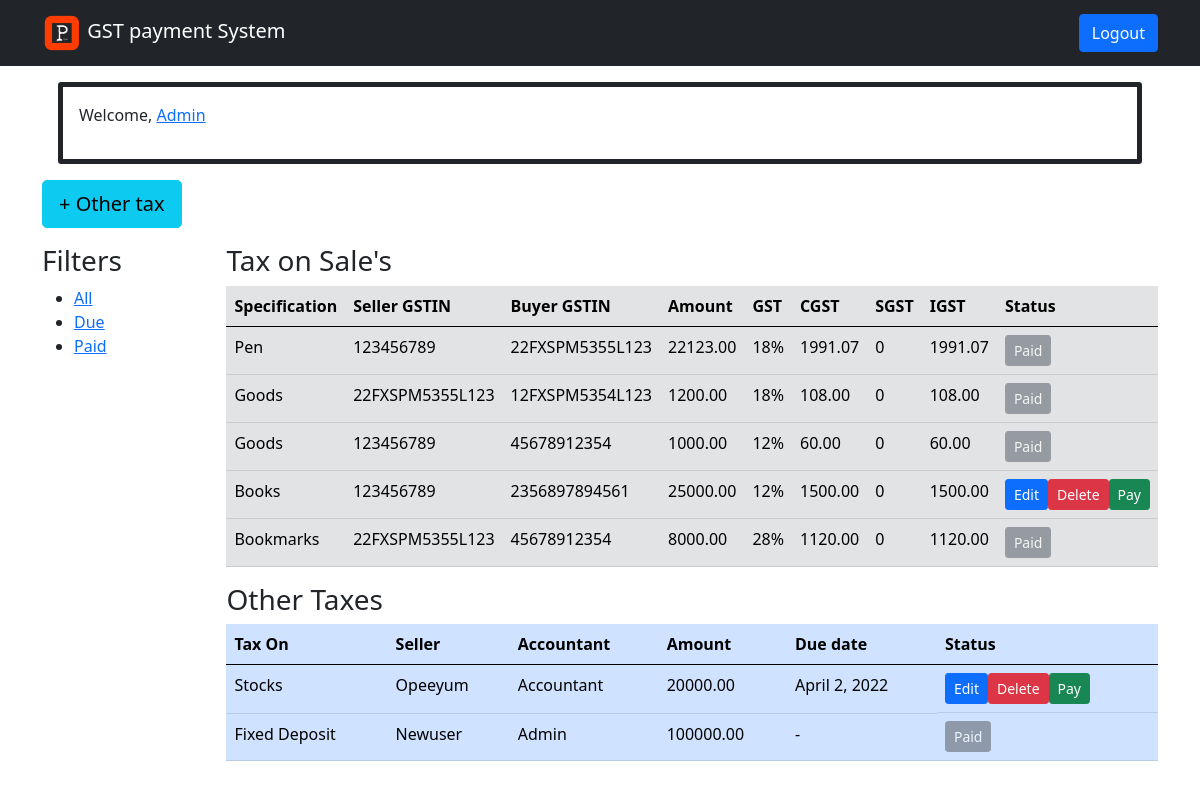
Screenshot of / (signed in) with the database file from the repository.
### users/models.py (models this page shows)
class CustomUser(AbstractUser):
    USER_TYPE = (
        ('TP', 'Tax Payer'),
        ('TA', 'Tax Accountant'),
    )
    user_type = models.CharField("Role", max_length=2, choices=USER_TYPE, default='TP')
    gst_num = models.CharField("GSTIN", max_length=15)

### gstrepayment/models.py (models this page shows, shortened)
class Entry(models.Model):
    seller = models.ForeignKey(CustomUser, on_delete = models.CASCADE, verbose_name = "Seller")
    sale_item = models.CharField("Sale Item", max_length=100, default="Goods")
    buyer = models.CharField("Buyer GSTIN", max_length=15)
    amount = models.DecimalField("Amt. with GST", decimal_places=2, max_digits=10)
    is_paid = models.BooleanField(default=False)
    today_date = now().replace(hour=0, minute=0, second=0, microsecond=0)
    due_date = models.DateField(default = today_date+timedelta(days=10))
    class GST_SLAB(models.IntegerChoices):
        TWO = 5
        THREE = 12
        FOUR = 18
        FIVE = 28
    gst_percent = models.IntegerField("GST Slab",choices= GST_SLAB.choices, default=18)
    @property
    def cgst(self):
        return (self.amount * self.gst_percent / 200)
    @property
    def igst(self):
        if self.seller.gst_num[:2] == self.buyer[:2]:
            return 0
        else:
            return (self.amount * self.gst_percent / 200)
    @property
    def sgst(self):
        if self.seller.gst_num[:2] == self.buyer[:2]:
            return (self.amount * self.gst_percent / 200)
        else:
            return 0

class OtherTaxes(models.Model):
    accountant = models.ForeignKey(CustomUser, on_delete=models.SET_NULL, null=True, related_name="Accountant")
    tax_name = models.CharField('Tax Name', max_length=100, null=True)
    tax_payer = models.ForeignKey(CustomUser, on_delete=models.CASCADE, related_name="taxPayer")
    amount = models.DecimalField("Amount", decimal_places=2, max_digits=10)
    is_paid = models.BooleanField(default = False)
    today_date = now().replace(hour=0, minute=0, second=0, microsecond=0)
    due_date = models.DateField(default = today_date+timedelta(days=10))

### gstrepayment/views.py (the view)
# urls.py: path("", views.home_page, name='home'),
def home_page(request):
    context = {"q": None, "entries": None, "other_entries": None,}
    if request.user.is_authenticated:
        if request.user.is_superuser or request.user.user_type == 'TA':
            entry_list = Entry.objects.all()
            other_tax_list = OtherTaxes.objects.all()
        else:
            entry_list = Entry.objects.filter(seller__id = request.user.id).all()
            other_tax_list = OtherTaxes.objects.filter(tax_payer__id = request.user.id).all()
        context["other_entries"] = other_tax_list
        context["entries"] = entry_list
    return render(request, 'gstrepayment/home.html', context)

### gstrepayment/templates/gstrepayment/home.html (shortened to what this page needs)
{% extends 'main.html' %}
{% block content %}
{% if request.user.is_authenticated %}
<div class="border border-dark border-5 rounded-1 m-3 p-3">
  <p>Welcome, <a href="{% url 'edit_user' request.user.id%}">{{request.user.username | title}}</a></p>
</div>
<div class="d-flex justify-content-sm-between">
    {% if request.user.user_type  == "TA" or request.user.is_superuser %}
    <a href="{% url 'add_other_tax' %}" class="btn btn-info btn-lg mb-3"> + Other tax</a>
    {% else%}
    <a href="{% url 'add_entry' %}" class="btn btn-info btn-lg mb-3"> + Sales Entry</a>
    {% endif %}
</div>
<div class="entry-container">
    <div>
        {% include 'gstrepayment/filter.html' %}
    </div>
    <div>
        {% include 'gstrepayment/show_entry.html' %}
    </div>
</div>
{% endif %}
{% endblock content %}

### gstrepayment/templates/gstrepayment/show_entry.html
<h3>Tax on Sale's</h3>
<table class="table table-secondary table-hover ">
    <thead>
        <tr>
            <th>Specification</th>
            <th>Seller GSTIN</th>
            <th>Buyer GSTIN</th>
            <th>Amount</th>
            <th>GST</th>
            <th>CGST</th>
            <th>SGST</th>
            <th>IGST</th>
            <th>Status</th>
        </tr>
    </thead>
    <tbody>
        {% for entry in entries %}
            <tr>
                <td>{{entry.sale_item | capfirst}}</td>
                <td>{{entry.seller.gst_num}}</td>
                <td>{{entry.buyer | upper}}</td>
                <td>{{entry.amount}}</td>
                <td>{{entry.gst_percent}}%</td>
                <td>{{entry.cgst}}</td>
                <td>{{entry.sgst}}</td>
                <td>{{entry.igst}}</td>
                {% if entry.is_paid %}
                <td>
                    <button type="button" class="btn btn-secondary btn-sm" disabled>Paid</button>
                </td>
                {% else %}
                <td class="d-flex">
                    <a href="{% url 'edit_entry' entry.id %}" class="btn btn-primary btn-sm">Edit</a>
                    <a href="{% url 'delete_entry' entry.id %}" class="btn btn-danger btn-sm">Delete</a>
                    <a href="{% url 'pay_sales_tax' entry.id %}" class="btn btn-success btn-sm">Pay</a>
                </td>
                {% endif %}
            </tr>
            {% endfor %}
    </tbody>
</table>
<h3>Other Taxes</h3>
<table class="table table-primary table-hover">
    <thead>
        <tr>
            <th>Tax On</th>
            <th>Seller</th>
            <th>Accountant</th>
            <th>Amount</th>
            <th>Due date</th>
            <th>Status</th>
        </tr>
    </thead>
    <tbody>
        {% for entry in other_entries %}
            <tr>
                <td>{{entry.tax_name | title}}</td>
                <td>{{entry.tax_payer.username | capfirst}}</td>
                <td>{{entry.accountant.username | capfirst}}</td>
                <td>{{entry.amount}}</td>
                {% if not entry.is_paid %}
                <td>{{entry.due_date}}</td>
                <td class="d-flex">
                    <a href="{% url 'edit_other_tax' entry.id %}" class="btn btn-primary btn-sm">Edit</a>
                    <a href="{% url 'delete_other_tax' entry.id %}" class="btn btn-danger btn-sm">Delete</a>
                    <a href="{% url 'pay_other_tax' entry.id %}" class="btn btn-success btn-sm">Pay</a>
                </td>
                {% elif q == "is_paid" or not q%}
                <td>-</td>
                <td>
                    <button type="button" class="btn btn-secondary btn-sm" disabled>Paid</button>
                </td>
                {% endif %}
            </tr>
            {% endfor %}
    </tbody>
</table>

### gstrepayment/templates/gstrepayment/home.html (style rules this page uses)
.entry-container { display: grid; grid-template-columns: 1fr 3fr; }

### rows the page displays
CustomUser: user.username "Admin"
Entry: sale_item "Pen", seller.gst_num "123456789", buyer "22FXSPM5355L123", amount "22123.00", gst_percent "18", cgst "1991.07", sgst "0", igst "1991.07", is_paid "Paid"
Entry: sale_item "Goods", seller.gst_num "22FXSPM5355L123", buyer "12FXSPM5354L123", amount "1200.00", gst_percent "18", cgst "108.00", sgst "0", igst "108.00", is_paid "Paid"
Entry: sale_item "Goods", seller.gst_num "123456789", buyer "45678912354", amount "1000.00", gst_percent "12", cgst "60.00", sgst "0", igst "60.00", is_paid "Paid"
Entry: sale_item "Books", seller.gst_num "123456789", buyer "2356897894561", amount "25000.00", gst_percent "12", cgst "1500.00", sgst "0", igst "1500.00", is_paid "Edit"
Entry: sale_item "Bookmarks", seller.gst_num "22FXSPM5355L123", buyer "45678912354", amount "8000.00", gst_percent "28", cgst "1120.00", sgst "0", igst "1120.00", is_paid "Paid"
OtherTaxes: tax_name "Stocks", tax_payer.username "Opeeyum", accountant.username "Accountant", amount "20000.00", due_date "April 2, 2022"
OtherTaxes: tax_name "Fixed Deposit", tax_payer.username "Newuser", accountant.username "Admin", amount "100000.00", is_paid "Paid"
